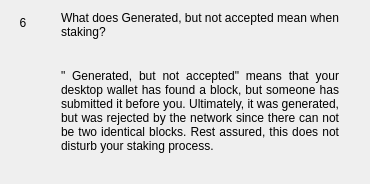
                  <widget class="QWidget" name="widgetFaq6" native="true">
                   <layout class="QHBoxLayout" name="horizontalpage_6" stretch="0,1">
                    <item alignment="Qt::AlignTop">
                     <widget class="QLabel" name="labelNumber6">
                      <property name="minimumSize">
                       <size>
                        <width>24</width>
                        <height>24</height>
                       </size>
                      </property>
                      <property name="maximumSize">
                       <size>
                        <width>16777215</width>
                        <height>24</height>
                       </size>
                      </property>
                      <property name="text">
                       <string>6</string>
                      </property>
                      <property name="alignment">
                       <set>Qt::AlignCenter</set>
                      </property>
                     </widget>
                    </item>
                    <item>
                     <layout class="QVBoxLayout" name="verticalLayoutpage_6">
                      <property name="spacing">
                       <number>0</number>
                      </property>
                      <property name="leftMargin">
                       <number>20</number>
                      </property>
                      <property name="rightMargin">
                       <number>20</number>
                      </property>
                      <item>
                       <widget class="QLabel" name="labelSubtitle6">
                        <property name="text">
                         <string>What does Generated, but not accepted mean when staking?</string>
                        </property>
                        <property name="wordWrap">
                         <bool>true</bool>
                        </property>
                       </widget>
                      </item>
                      <item>
                       <spacer name="verticalSpacer_60">
                        <property name="orientation">
                         <enum>Qt::Vertical</enum>
                        </property>
                        <property name="sizeType">
                         <enum>QSizePolicy::Fixed</enum>
                        </property>
                        <property name="sizeHint" stdset="0">
                         <size>
                          <width>20</width>
                          <height>30</height>
                         </size>
                        </property>
                       </spacer>
                      </item>
                      <item>
                       <widget class="QLabel" name="labelContent6">
                        <property name="text">
                         <string>
                           &lt;html&gt;&lt;head/&gt;&lt;body&gt;&lt;p align=&quot;justify&quot;&gt;&quot;
						   Generated, but not accepted&quot; means that your desktop wallet has found a 
						   block, but someone has submitted it before you. Ultimately, it was generated, 
						   but was rejected by the network since there can not be two identical blocks. 
						   Rest assured, this does not disturb your staking process.
						   &lt;/p&gt;&lt;/body&gt;&lt;/html&gt;
                         </string>
                        </property>
                        <property name="alignment">
                         <set>Qt::AlignLeading|Qt::AlignLeft|Qt::AlignTop</set>
                        </property>
                        <property name="wordWrap">
                         <bool>true</bool>
                        </property>
                       </widget>
                      </item>
                      <item>
                       <spacer name="verticalSpacer_61">
                        <property name="orientation">
                         <enum>Qt::Vertical</enum>
                        </property>
                        <property name="sizeHint" stdset="0">
                         <size>
                          <width>20</width>
                          <height>20</height>
                         </size>
                        </property>
                       </spacer>
                      </item>
                     </layout>
                    </item>
                   </layout>
                  </widget>
